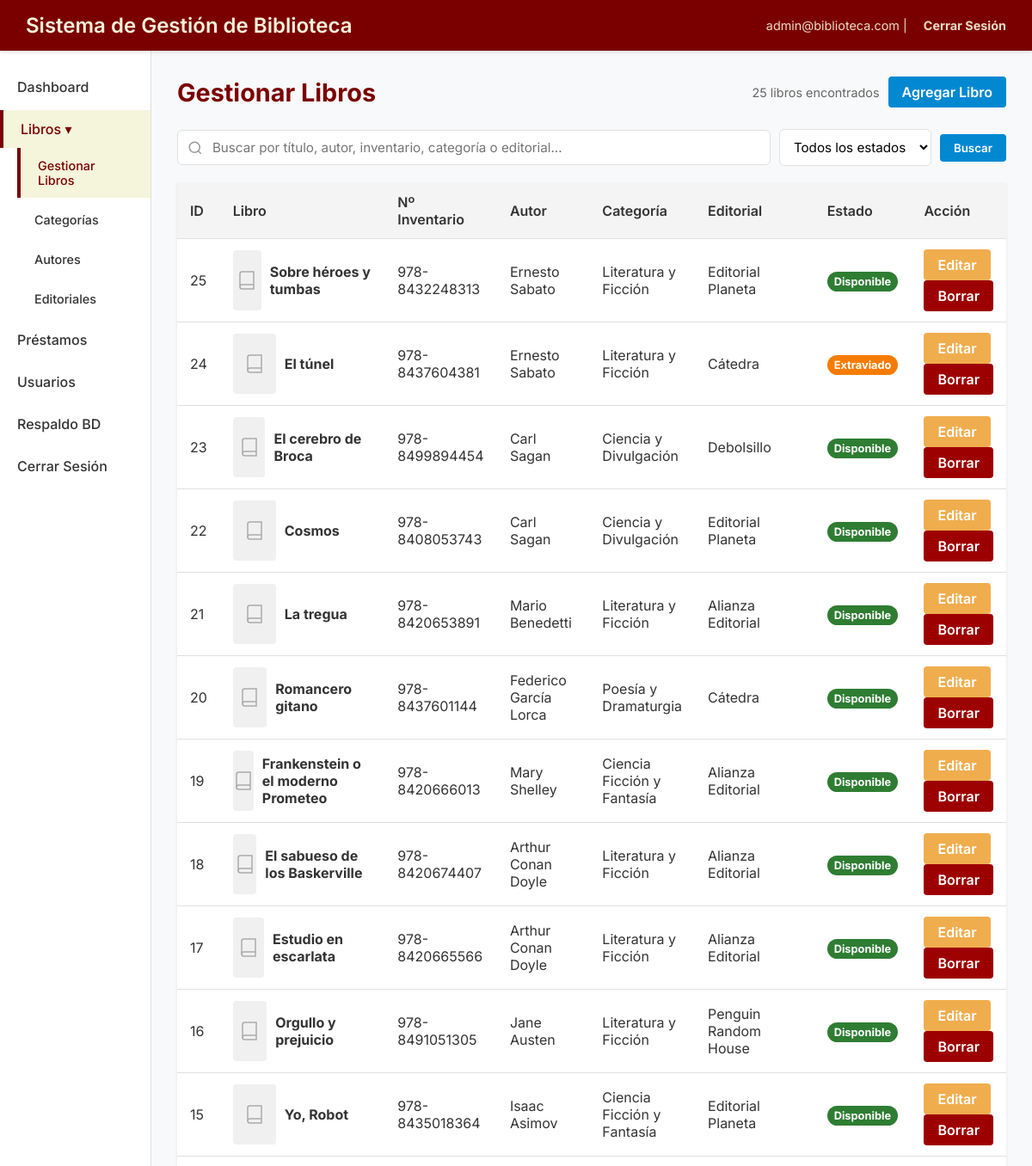
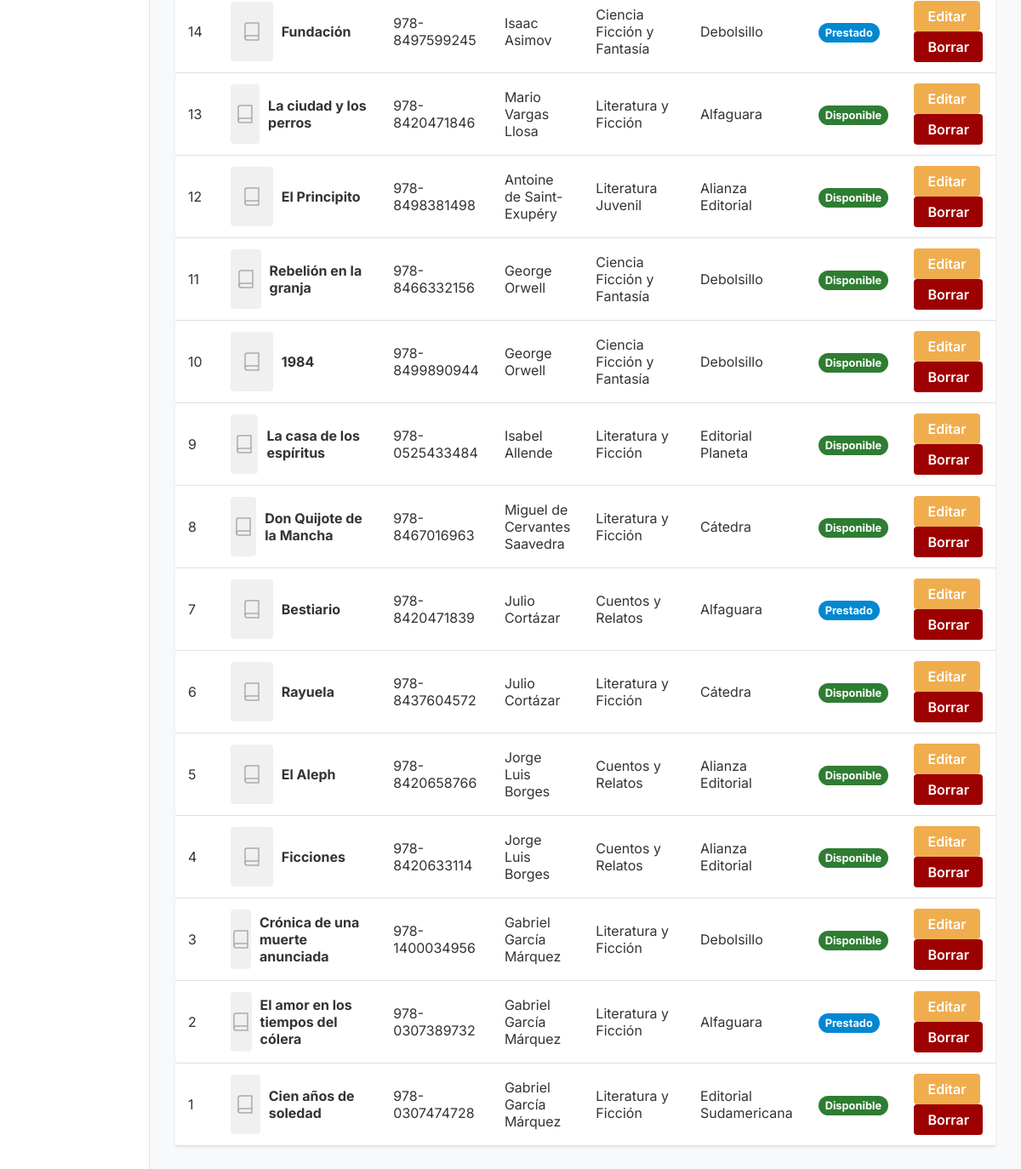
/pages/books.php (signed in), run on the app's committed database (2 pictures, top to bottom).
### tables this page shows
CREATE TABLE IF NOT EXISTS `books` (
    `id` INT AUTO_INCREMENT PRIMARY KEY,
    `titulo` VARCHAR(255) NOT NULL,
    `author_id` INT DEFAULT NULL,
    `isbn` VARCHAR(50) DEFAULT NULL,
    `publisher_id` INT DEFAULT NULL,
    `lugar_editorial` VARCHAR(255) DEFAULT NULL,
    `fecha_publicacion` DATE DEFAULT NULL,
    `category_id` INT DEFAULT NULL,
    `rack_id` INT DEFAULT NULL,
    `imagen` VARCHAR(255) DEFAULT NULL,
    `notas` TEXT DEFAULT NULL,
    `observacion` TEXT DEFAULT NULL,
    `estado` ENUM('Disponible', 'Prestado', 'Extraviado') NOT NULL DEFAULT 'Disponible',
    `created_at` TIMESTAMP DEFAULT CURRENT_TIMESTAMP,
    FOREIGN KEY (`author_id`) REFERENCES `authors`(`id`) ON DELETE SET NULL,
    FOREIGN KEY (`publisher_id`) REFERENCES `publishers`(`id`) ON DELETE SET NULL,
    FOREIGN KEY (`category_id`) REFERENCES `categories`(`id`) ON DELETE SET NULL,
    FOREIGN KEY (`rack_id`) REFERENCES `racks`(`id`) ON DELETE SET NULL
);

CREATE TABLE IF NOT EXISTS `authors` (
    `id` INT AUTO_INCREMENT PRIMARY KEY,
    `name` VARCHAR(255) NOT NULL
);

CREATE TABLE IF NOT EXISTS `categories` (
    `id` INT AUTO_INCREMENT PRIMARY KEY,
    `name` VARCHAR(255) NOT NULL
);

CREATE TABLE IF NOT EXISTS `publishers` (
    `id` INT AUTO_INCREMENT PRIMARY KEY,
    `name` VARCHAR(255) NOT NULL
);

### pages/books.php (the view, shortened to what this page needs)
<?php
require_once __DIR__ . '/../config.php';
require_once __DIR__ . '/../includes/header.php';
$per_page = 25;
$page = isset($_GET['page']) ? max(1, intval($_GET['page'])) : 1;
$offset = ($page - 1) * $per_page;
$search = isset($_GET['search']) ? trim($_GET['search']) : '';
$params = [];
$where = '';
$count_query = "SELECT COUNT(*) FROM books b LEFT JOIN categories c ON b.category_id = c.id LEFT JOIN authors a ON b.author_id = a.id LEFT JOIN publishers p ON b.publisher_id = p.id $where";
$count_stmt = $pdo->prepare($count_query);
$count_stmt->execute($params);
$total = $count_stmt->fetchColumn();
$query = "
    SELECT b.id, b.titulo, b.isbn, b.estado, b.imagen, b.created_at,
           b.lugar_editorial, b.fecha_publicacion, b.notas, b.observacion,
           c.name as categoria, a.name as autor, p.name as editorial
    FROM books b
    LEFT JOIN categories c ON b.category_id = c.id
    LEFT JOIN authors a ON b.author_id = a.id
    LEFT JOIN publishers p ON b.publisher_id = p.id
    $where
    ORDER BY b.id DESC
    LIMIT $per_page OFFSET $offset
";
$stmt = $pdo->prepare($query);
$stmt->execute($params);
$libros = $stmt->fetchAll();
?>
<?php require_once __DIR__ . '/../includes/sidebar.php'; ?>
<div class="content-header">
    <h2>Gestionar Libros</h2>
    <div style="display: flex; gap: 10px; align-items: center;">
        <span id="result-count" style="color: #666; font-size: 0.9rem;"><?php echo number_format($total); ?> libros encontrados</span>
        <?php if ($_SESSION['user_role'] !== 'Lector'): ?>
        <a href="add_book.php" class="btn btn-primary">Agregar Libro</a>
        <?php endif; ?>
    </div>
</div>
<div class="search-filters-bar">
    <form method="GET" class="search-form" id="searchForm">
        <div class="search-input-wrapper">
            <input type="text" name="search" id="liveSearchInput" class="search-input" placeholder="Buscar por título, autor, inventario, categoría o editorial..." value="<?php echo htmlspecialchars($search); ?>" autocomplete="off">
        </div>
        <select name="filter" id="filterSelect" class="filter-select">
            <option value="">Todos los estados</option>
        </select>
        <button type="submit" class="btn btn-primary">Buscar</button>
    </form>
</div>
<div id="searchResults">
<table class="data-table">
    <thead>
        <tr>
            <th>ID</th>
            <th>Libro</th>
            <th>Nº Inventario</th>
            <th>Autor</th>
            <th>Categoría</th>
            <th>Editorial</th>
            <th>Estado</th>
            <?php if ($_SESSION['user_role'] !== 'Lector'): ?>
            <th>Acción</th>
            <?php endif; ?>
        </tr>
    </thead>
    <tbody>
        <?php foreach ($libros as $libro): ?>
        <tr>
            <td><?php echo $libro['id']; ?></td>
            <td>
                <div style="display: flex; align-items: center;">
                    <?php if (!empty($libro['imagen'])): ?>
                        <img src="../uploads/books/<?php echo htmlspecialchars($libro['imagen']); ?>" alt="Portada" class="book-cover zoomable-image" style="object-fit: cover; border-radius: 4px; cursor: pointer;" onclick="openImageModal(this.src)">
                    <?php else: ?>
                        <div class="book-cover book-cover-placeholder">
                            <svg width="24" height="24" viewBox="0 0 24 24" fill="none" stroke="#aaa" stroke-width="1.5">
                                <path d="M4 19.5A2.5 2.5 0 016.5 17H20"/>
                                <path d="M6.5 2H20v20H6.5A2.5 2.5 0 014 19.5v-15A2.5 2.5 0 016.5 2z"/>
                            </svg>
                        </div>
                    <?php endif; ?>
                    <div>
                        <strong><?php echo htmlspecialchars($libro['titulo']); ?></strong>
                    </div>
                </div>
            </td>
            <td><?php echo htmlspecialchars($libro['isbn'] ?? 'N/A'); ?></td>
            <td><?php echo htmlspecialchars($libro['autor'] ?? 'N/A'); ?></td>
            <td><?php echo htmlspecialchars($libro['categoria'] ?? 'N/A'); ?></td>
            <td>
                <?php echo htmlspecialchars($libro['editorial'] ?? 'N/A'); ?>
            </td>
            <td>
                <?php
                    $statusClass = 'status-available';
                    if ($libro['estado'] === 'Prestado') $statusClass = 'status-borrowed';
                    if ($libro['estado'] === 'Extraviado') $statusClass = 'status-missing';
                ?>
                <span class="status-badge <?php echo $statusClass; ?>">
                    <?php echo htmlspecialchars($libro['estado']); ?>
                </span>
            </td>
            <?php if ($_SESSION['user_role'] !== 'Lector'): ?>
            <td>
                <a href="edit_book.php?id=<?php echo $libro['id']; ?>" class="btn btn-edit">Editar</a>
                <a href="delete_book.php?id=<?php echo $libro['id']; ?>" class="btn btn-delete" onclick="return confirm('¿Estás seguro de eliminar este libro?');">Borrar</a>
            </td>
            <?php endif; ?>
        </tr>
        <?php endforeach; ?>
    </tbody>
</table>
</div>
<?php require_once __DIR__ . '/../includes/footer.php'; ?>

### includes/header.php (shortened to what this page needs)
<?php
$usuario_logueado = $_SESSION['user_email'] ?? null;
?>
<!DOCTYPE html>
<html lang="es">
<head>
    <link rel="stylesheet" href="../style.css">
</head>
<body>
    <nav class="navbar">
        <h1>Sistema de Gestión de Biblioteca</h1>
        <?php if ($usuario_logueado): ?>
        <div class="user-info">
            <?php echo htmlspecialchars($usuario_logueado); ?> | <a href="../logout.php">Cerrar Sesión</a>
        </div>
        <?php endif; ?>
    </nav>
    <div class="main-container">

### includes/sidebar.php
<?php
$current_page = basename($_SERVER['PHP_SELF']);
?>
        <aside class="sidebar">
            <ul>
                <li><a href="dashboard.php" class="<?php echo ($current_page == 'dashboard.php') ? 'active' : ''; ?>">Dashboard</a></li>
                <li>
                    <a href="books.php" class="<?php echo (in_array($current_page, ['books.php', 'add_book.php', 'edit_book.php'])) ? 'active' : ''; ?>">Libros ▾</a>
                    <ul class="sub-menu">
                        <li><a href="books.php" class="<?php echo ($current_page == 'books.php') ? 'active' : ''; ?>">Gestionar Libros</a></li>
                        <li><a href="categories.php" class="<?php echo ($current_page == 'categories.php') ? 'active' : ''; ?>">Categorías</a></li>
                        <li><a href="authors.php" class="<?php echo ($current_page == 'authors.php') ? 'active' : ''; ?>">Autores</a></li>
                        <li><a href="publishers.php" class="<?php echo ($current_page == 'publishers.php') ? 'active' : ''; ?>">Editoriales</a></li>
                    </ul>
                </li>
                <?php if ($_SESSION['user_role'] === 'Administrador'): ?>
                <li><a href="issue_books.php" class="<?php echo ($current_page == 'issue_books.php') ? 'active' : ''; ?>">Préstamos</a></li>
                <?php endif; ?>
                <?php if ($_SESSION['user_role'] === 'Administrador'): ?>
                <li><a href="users.php" class="<?php echo ($current_page == 'users.php') ? 'active' : ''; ?>">Usuarios</a></li>
                <li><a href="db_tools.php" class="<?php echo ($current_page == 'db_tools.php') ? 'active' : ''; ?>">Respaldo BD</a></li>
                <?php endif; ?>
                <li><a href="../logout.php">Cerrar Sesión</a></li>
            </ul>
        </aside>
        <main class="content">

### includes/footer.php
        </main>
    </div>
</body>
</html>

### style.css (style rules this page uses)
:root { --color-primary: #7a0000; --color-secondary: beige; --color-accent: #9d0000; --color-success: #2e7d32; --color-warning: #f57c00; --color-info: #0288d1; --color-text-dark: #333333; --color-bg-light: #f8f9fa; --color-border: #e0e0e0; }
* { margin: 0; padding: 0; box-sizing: border-box; font-family: 'Inter', 'Roboto', 'Helvetica Neue', Arial, sans-serif; }
body { background-color: var(--color-bg-light); color: var(--color-text-dark); display: flex; flex-direction: column; min-height: 100vh; }
.navbar { background-color: var(--color-primary); color: var(--color-secondary); padding: 15px 30px; display: flex; justify-content: space-between; align-items: center; box-shadow: 0 2px 4px rgba(0,0,0,0.1); z-index: 100; }
.navbar h1 { font-size: 1.5rem; font-weight: 600; }
.user-info { font-size: 0.9rem; opacity: 0.9; }
.user-info a { color: var(--color-secondary); text-decoration: none; margin-left: 15px; font-weight: bold; }
.main-container { display: flex; flex: 1; }
.sidebar { width: 250px; background-color: #ffffff; border-right: 1px solid var(--color-border); padding-top: 20px; }
.sidebar ul { list-style: none; }
.sidebar li { margin-bottom: 5px; }
.sidebar a { display: block; padding: 12px 20px; color: var(--color-text-dark); text-decoration: none; font-weight: 500; transition: background-color 0.2s, color 0.2s; }
.sidebar a:hover, .sidebar a.active { background-color: var(--color-secondary); color: var(--color-primary); border-left: 4px solid var(--color-primary); }
.sidebar .sub-menu { padding-left: 20px; font-size: 0.9rem; }
.content { flex: 1; padding: 30px; background-color: var(--color-bg-light); }
.content-header { display: flex; justify-content: space-between; align-items: center; margin-bottom: 25px; }
.content-header h2 { font-size: 1.8rem; color: var(--color-primary); }
.btn { padding: 8px 16px; border: none; border-radius: 4px; cursor: pointer; font-weight: 600; text-decoration: none; display: inline-block; transition: background-color 0.2s; color: white; }
.btn-primary { background-color: var(--color-info); }
.btn-edit { background-color: #f0ad4e; }
.btn-delete { background-color: var(--color-accent); }
.data-table { width: 100%; background: #fff; border-collapse: collapse; box-shadow: 0 1px 3px rgba(0,0,0,0.1); }
.data-table th, .data-table td { padding: 12px 15px; text-align: left; border-bottom: 1px solid var(--color-border); }
.data-table th { background-color: #f4f4f4; font-weight: 600; color: var(--color-text-dark); }
.book-cover { width: 50px; height: 70px; background-color: var(--color-border); display: inline-block; vertical-align: middle; margin-right: 10px; }
.status-badge { padding: 4px 8px; border-radius: 12px; font-size: 0.8rem; font-weight: bold; color: white; }
.status-available { background-color: var(--color-success); }
.status-borrowed { background-color: var(--color-info); }
.status-missing { background-color: var(--color-warning); }
.book-cover-placeholder { display: flex; align-items: center; justify-content: center; background-color: #f0f0f0; border-radius: 4px; }
.search-filters-bar { display: flex; gap: 10px; align-items: center; margin-bottom: 20px; flex-wrap: wrap; }
.search-form { display: flex; gap: 10px; align-items: center; flex-wrap: wrap; width: 100%; }
.search-input-wrapper { position: relative; flex: 1; min-width: 250px; }
.search-input { width: 100%; padding: 10px 12px 10px 40px; border: 1px solid var(--color-border); border-radius: 6px; font-size: 0.95rem; transition: border-color 0.2s, box-shadow 0.2s; background: white; }
.filter-select { padding: 10px 12px; border: 1px solid var(--color-border); border-radius: 6px; font-size: 0.95rem; background: white; cursor: pointer; min-width: 160px; }
#searchResults { transition: opacity 0.15s ease; }

### data on the page
books: id "25", titulo "Sobre héroes y tumbas", isbn "978-8432248313", author.name "Ernesto Sabato", category.name "Literatura y Ficción", publisher.name "Editorial Planeta", estado "Disponible"
books: id "24", titulo "El túnel", isbn "978-8437604381", author.name "Ernesto Sabato", category.name "Literatura y Ficción", publisher.name "Cátedra", estado "Extraviado"
books: id "23", titulo "El cerebro de Broca", isbn "978-8499894454", author.name "Carl Sagan", category.name "Ciencia y Divulgación", publisher.name "Debolsillo", estado "Disponible"
books: id "22", titulo "Cosmos", isbn "978-8408053743", author.name "Carl Sagan", category.name "Ciencia y Divulgación", publisher.name "Editorial Planeta", estado "Disponible"
books: id "21", titulo "La tregua", isbn "978-8420653891", author.name "Mario Benedetti", category.name "Literatura y Ficción", publisher.name "Alianza Editorial", estado "Disponible"
books: id "20", titulo "Romancero gitano", isbn "978-8437601144", author.name "Federico García Lorca", category.name "Poesía y Dramaturgia", publisher.name "Cátedra", estado "Disponible"
books: id "19", titulo "Frankenstein o el moderno Prometeo", isbn "978-8420666013", author.name "Mary Shelley", category.name "Ciencia Ficción y Fantasía", publisher.name "Alianza Editorial", estado "Disponible"
books: id "18", titulo "El sabueso de los Baskerville", isbn "978-8420674407", author.name "Arthur Conan Doyle", category.name "Literatura y Ficción", publisher.name "Alianza Editorial", estado "Disponible"
books: id "17", titulo "Estudio en escarlata", isbn "978-8420665566", author.name "Arthur Conan Doyle", category.name "Literatura y Ficción", publisher.name "Alianza Editorial", estado "Disponible"
books: id "16", titulo "Orgullo y prejuicio", isbn "978-8491051305", author.name "Jane Austen", category.name "Literatura y Ficción", publisher.name "Penguin Random House", estado "Disponible"
books: id "15", titulo "Yo, Robot", isbn "978-8435018364", author.name "Isaac Asimov", category.name "Ciencia Ficción y Fantasía", publisher.name "Editorial Planeta", estado "Disponible"
books: id "14", titulo "Fundación", isbn "978-8497599245", author.name "Isaac Asimov", category.name "Ciencia Ficción y Fantasía", publisher.name "Debolsillo", estado "Prestado"
books: id "13", titulo "La ciudad y los perros", isbn "978-8420471846", author.name "Mario Vargas Llosa", category.name "Literatura y Ficción", publisher.name "Alfaguara", estado "Disponible"
books: id "12", titulo "El Principito", isbn "978-8498381498", author.name "Antoine de Saint-Exupéry", category.name "Literatura Juvenil", publisher.name "Alianza Editorial", estado "Disponible"
books: id "11", titulo "Rebelión en la granja", isbn "978-8466332156", author.name "George Orwell", category.name "Ciencia Ficción y Fantasía", publisher.name "Debolsillo", estado "Disponible"
books: id "10", titulo "1984", isbn "978-8499890944", author.name "George Orwell", category.name "Ciencia Ficción y Fantasía", publisher.name "Debolsillo", estado "Disponible"
books: id "9", titulo "La casa de los espíritus", isbn "978-0525433484", author.name "Isabel Allende", category.name "Literatura y Ficción", publisher.name "Editorial Planeta", estado "Disponible"
books: id "8", titulo "Don Quijote de la Mancha", isbn "978-8467016963", author.name "Miguel de Cervantes Saavedra", category.name "Literatura y Ficción", publisher.name "Cátedra", estado "Disponible"
books: id "7", titulo "Bestiario", isbn "978-8420471839", author.name "Julio Cortázar", category.name "Cuentos y Relatos", publisher.name "Alfaguara", estado "Prestado"
books: id "6", titulo "Rayuela", isbn "978-8437604572", author.name "Julio Cortázar", category.name "Literatura y Ficción", publisher.name "Cátedra", estado "Disponible"
books: id "5", titulo "El Aleph", isbn "978-8420658766", author.name "Jorge Luis Borges", category.name "Cuentos y Relatos", publisher.name "Alianza Editorial", estado "Disponible"
books: id "4", titulo "Ficciones", isbn "978-8420633114", author.name "Jorge Luis Borges", category.name "Cuentos y Relatos", publisher.name "Alianza Editorial", estado "Disponible"
books: id "3", titulo "Crónica de una muerte anunciada", isbn "978-1400034956", author.name "Gabriel García Márquez", category.name "Literatura y Ficción", publisher.name "Debolsillo", estado "Disponible"
books: id "2", titulo "El amor en los tiempos del cólera", isbn "978-0307389732", author.name "Gabriel García Márquez", category.name "Literatura y Ficción", publisher.name "Alfaguara", estado "Prestado"
books: id "1", titulo "Cien años de soledad", isbn "978-0307474728", author.name "Gabriel García Márquez", category.name "Literatura y Ficción", publisher.name "Editorial Sudamericana", estado "Disponible"

### other printed values
$usuario_logueado "admin@biblioteca.com"
$total "25"
